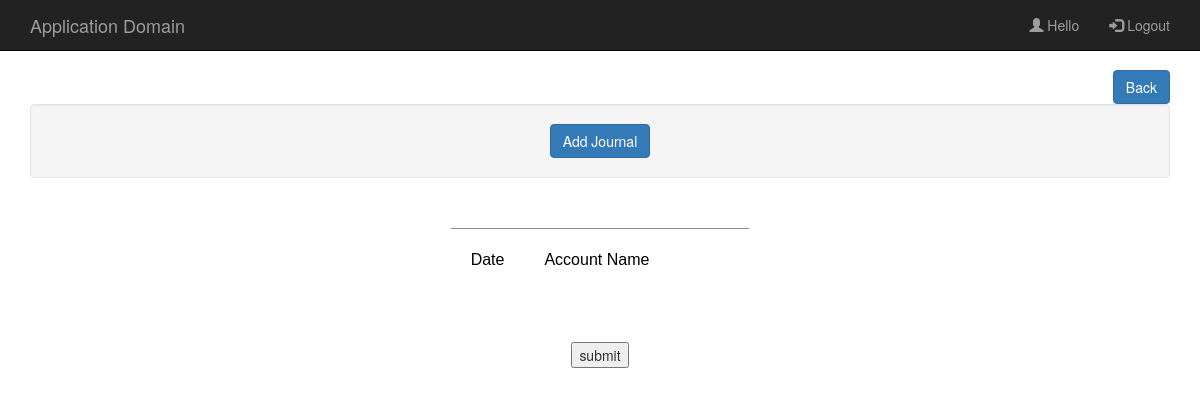
The app's page /JournalPage.php, older data.
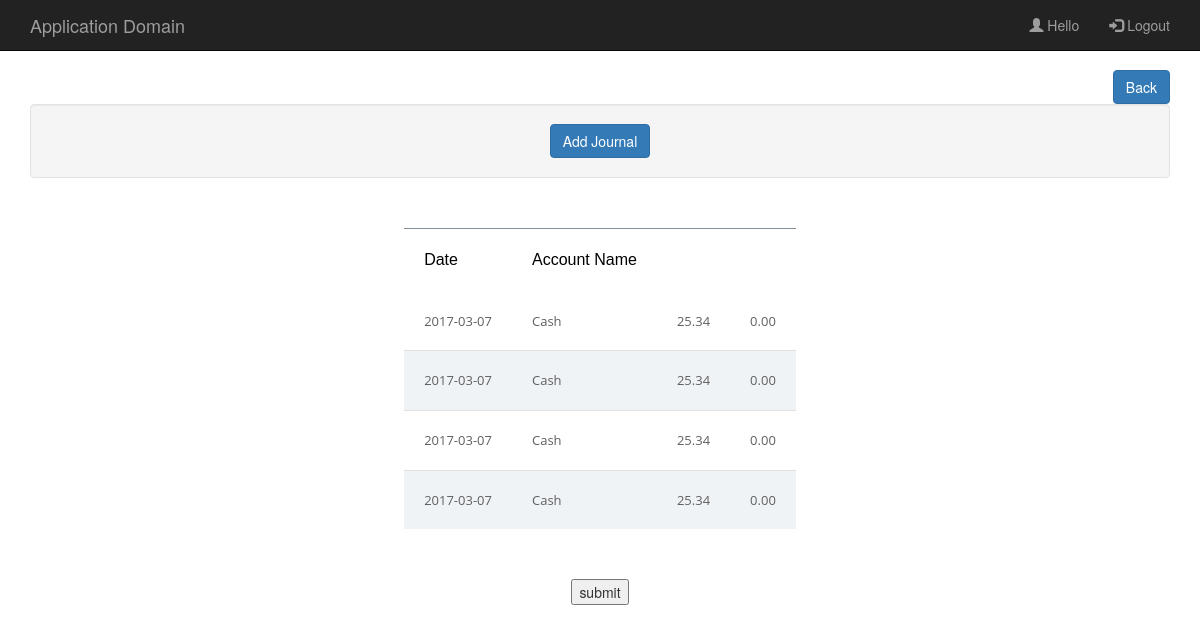
The same page, newer data.
### tables this page shows
CREATE TABLE `journaltemp` (
  `ID` int(11) NOT NULL,
  `Account` varchar(50) DEFAULT NULL,
  `Debit` decimal(10,2) DEFAULT NULL,
  `Credit` decimal(10,2) DEFAULT NULL,
  `Date` date DEFAULT NULL
);

### JournalPage.php (the view, shortened to what this page needs)
<?php
   include 'php/journalFunct.php';
?>
<!DOCTYPE html>
<html lang="en">
<head>
    <link href="css/tables.css" rel="stylesheet">
    <link href="css/bootstrap.min.css" rel="stylesheet">
</head>
<body>
    <nav class="navbar navbar-inverse navbar-fixed-top" role="navigation">
        <div class="container">
            <div class="navbar-header">
                <a class="navbar-brand" href="HomePage.php">Application Domain</a>
            </div>
                <ul class="nav navbar-nav navbar-right">
                    <li><a href="#"><span class="glyphicon glyphicon-user"></span> Hello
                    </a></li>
                    <li><a href="/ApplicationDomain/php/logout.php"><span class="glyphicon glyphicon-log-in"></span> Logout</a></li>
                </ul>
            </div>
    </nav>
    <div class="container">
        <div class="row">
        <button id="backButton" class="btn btn-primary" onclick="history.go(-1);">Back </button>
            <div class="col-lg-12 text-center">
               <div class="well">
                   <button type="button" class="btn btn-primary" data-toggle="modal" data-target="#exampleModal" data-whatever="@getbootstrap">Add Journal</button>
                </div>
   <form name="journalInput" action="JournalPage.php" method="POST">
                   <table class = "table-fill">
                  <thead>
                    <tr>
                      <th>Date</th>
                      <th>Account Name</th>
                      <th></th>
                      <th></th>
                    </tr>
                  </thead>
                  <tbody class = "table-hover">
                    <?php
                      loadJournaltemp();
                    ?>
                  </tbody>
               </table>
                <input name= "validateBTN" type="submit" value="submit" id= "submit">
                </form>
            </div>
        </div>
    </div>
</body>
</html>

### php/journalFunct.php (shortened to what this page needs)
<?php
function loadJournaltemp(){
	$servername = "localhost";
	$username = "root";
	$password = "";
	$con = mysqli_connect($servername,$username,$password);
	mysqli_select_db($con,"application_domain");
	$sql = "SELECT Date, Account, Debit, Credit FROM journaltemp";
	$myData = mysqli_query($con,$sql);
	while($record = mysqli_fetch_array($myData)){
    	 echo "<tr>";
    	 echo "<td class=\"text-left\">" . $record['Date'] . "</td>";
    	 echo "<td class=\"text-left\">" . $record["Account"] . "</td>";
    	 echo "<td class=\"text-left\">" . $record['Debit'] . "</td>";
    	 echo "<td class=\"text-left\">" . $record['Credit'] . "</td>";
    	 echo "</tr>";
	}
}
?>

Row changes from the older to the newer data that the page shows:
added journaltemp: Date "2017-03-07", Account "Cash", Debit "25.34", Credit "0.00"
added journaltemp: Date "2017-03-07", Account "Cash", Debit "25.34", Credit "0.00"
added journaltemp: Date "2017-03-07", Account "Cash", Debit "25.34", Credit "0.00"
added journaltemp: Date "2017-03-07", Account "Cash", Debit "25.34", Credit "0.00"
